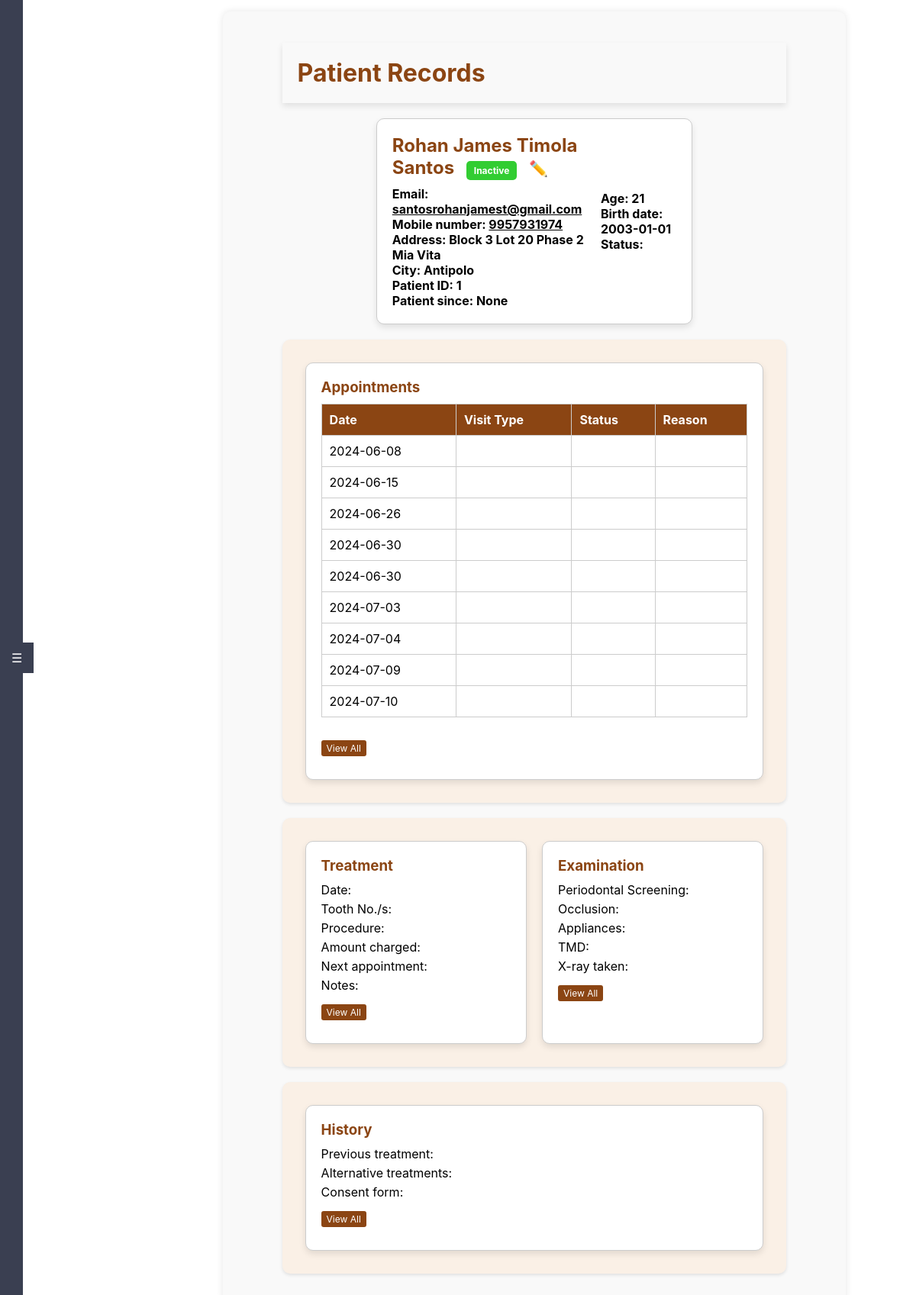
/overview/1, run on the app's committed database.
### tables this page shows
CREATE TABLE "patients" (
	"patient_id"	INTEGER,
	"econtact_id"	INTEGER,
	"estatus_id"	INTEGER,
	"patient_number"	TEXT,
	"first_name"	TEXT NOT NULL,
	"middle_name"	TEXT,
	"last_name"	TEXT NOT NULL,
	"dob"	NUMERIC NOT NULL,
	"phone"	INTEGER,
	"email"	TEXT UNIQUE,
	"address"	TEXT,
	"city"	TEXT,
	"next_appointment"	DATE,
	"last_appointment"	DATE,
	"register_date"	DATE,
	"medical_conditions"	TEXT,
	"current_medication"	TEXT,
	"sex"	TEXT,
	"marital_status"	TEXT,
	"occupation"	TEXT,
	PRIMARY KEY("patient_id" AUTOINCREMENT),
	FOREIGN KEY("econtact_id") REFERENCES "emergency_contacts"("econtact_id"),
	FOREIGN KEY("estatus_id") REFERENCES "employmentStatus"("estatus_id")
);

CREATE TABLE "Appointments" (
	"appointment_id"	INTEGER,
	"consultation_id"	INTEGER,
	"patient_id"	INTEGER,
	"dentist_id"	INTEGER,
	"appointment_date"	DATE NOT NULL,
	"start_time"	TIME NOT NULL,
	"end_time"	TIME NOT NULL,
	"status_id"	INTEGER,
	"chief_complaints"	TEXT,
	"procedures"	TEXT,
	"appointment_type"	TEXT NOT NULL,
	FOREIGN KEY("dentist_id") REFERENCES "dentists"("dentist_id"),
	PRIMARY KEY("appointment_id" AUTOINCREMENT),
	FOREIGN KEY("consultation_id") REFERENCES "Consultations"("consultation_id"),
	FOREIGN KEY("status_id") REFERENCES "Appointments"("status_id"),
	FOREIGN KEY("patient_id") REFERENCES "patients"("patient_id")
);

### app.py (the view)
@app.route('/overview/<int:patient_id>')
def overview(patient_id):
    conn = get_db_connection()
    patient = conn.execute('SELECT * FROM patients WHERE patient_id = ?', (patient_id,)).fetchone()
    if patient is None:
        flash('Patient not found!', 'danger')
        return redirect(url_for('dashboard'))
    birth_date = datetime.strptime(patient['dob'], '%Y-%m-%d')
    today = datetime.today()
    age = today.year - birth_date.year - ((today.month, today.day) < (birth_date.month, birth_date.day))
    patient = dict(patient)
    patient['age'] = age
    appointments = conn.execute('SELECT * FROM appointments WHERE patient_id = ?', (patient_id,)).fetchall()
    treatment = conn.execute('SELECT * FROM treatments WHERE patient_id = ?', (patient_id,)).fetchone()
    examination = conn.execute('SELECT * FROM examinations WHERE patient_id = ?', (patient_id,)).fetchone()
    medical_history = conn.execute('SELECT * FROM medical_history WHERE patient_id = ?', (patient_id,)).fetchone()
    conn.close()
    return render_template('overview.html',
                           patient=patient,
                           appointments=appointments,
                           treatment=treatment or {},
                           examination=examination or {},
                           medical_history=medical_history or {})

### app.py (called while the page is built)
def get_db_connection():
    conn = sqlite3.connect(app.config['DATABASE'], timeout=30)
    conn.execute('PRAGMA journal_mode=WAL')
    conn.row_factory = sqlite3.Row
    return conn

### templates/overview.html (shortened to what this page needs)
<!DOCTYPE html>
<html lang="en">
<head>
    <link rel="stylesheet" href="{{ url_for('static', filename='styles.css') }}">
</head>
<body class="overview-page">
    <div class="sidebar-tab" id="sidebarTab">☰</div>
    <div id="sidebar" class="sidebar">
        <ul>
            <li><a href="{{ url_for('dashboard') }}">Dashboard</a></li>
            <li><a href="#">Profile</a></li>
            <li><a href="{{ url_for('users') }}">Users</a></li>
            <li><a href="#">Treatment</a></li>
            <li><a href="#">Maintenance</a></li>
            <li><a href="{{ url_for('inventory') }}">Inventory</a></li>
            <li><a href="{{ url_for('reports') }}">Reports</a></li>
            <li><a href="#">Payments</a></li>
            <br>
            <br>
            <br>
            <br>
            <br>
            <br>
            <li><a href="#">Help</a></li>
            <li><a href="#">About</a></li>
            <li><a href="{{ url_for('logout') }}">Logout</a></li>
        </ul>
    </div>
    <div class="main-content">
        <div class="container">
            <h1 class="header">Patient Records</h1>
            <div class="patient-info box">
                <div>
                    <h2>{{ patient.first_name }} {{ patient.middle_name }} {{ patient.last_name }}
                        <span class="status-badge">{{ 'Active' if patient.is_active else 'Inactive' }}</span>
                        <a href="#" class="edit-btn">✏️</a>
                    </h2>
                    <p>Email: <a href="mailto:{{ patient.email }}">{{ patient.email }}</a></p>
                    <p>Mobile number: <a href="tel:{{ patient.phone }}">{{ patient.phone }}</a></p>
                    <p>Address: {{ patient.address }}</p>
                    <p>City: <strong>{{ patient.city }}</strong></p>
                    <p>Patient ID: {{ patient.patient_id }}</p>
                    <p>Patient since: {{ patient.register_date }}</p>
                </div>
                <div>
                    <p>Age: {{ patient.age }}</p>
                    <p>Birth date: {{ patient.dob }}</p>
                    <p>Status: {{ patient.status }}</p>
                </div>
            </div>
            <div class="section">
                <div class="box">
                    <h3>Appointments</h3>
                    <table class="appointment-table">
                        <thead>
                            <tr>
                                <th>Date</th>
                                <th>Visit Type</th>
                                <th>Status</th>
                                <th>Reason</th>
                            </tr>
                        </thead>
                        <tbody>
                            {% for appointment in appointments %}
                            <tr>
                                <td>{{ appointment.appointment_date }}</td>
                                <td>{{ appointment.visit_type }}</td>
                                <td><span class="appointment-status" style="background-color: {{ appointment.status_color }};">{{ appointment.status }}</span></td>
                                <td>{{ appointment.reason }}</td>
                            </tr>
                            {% endfor %}
                        </tbody>
                    </table>
                    <a href="#" class="view-all-btn">View All</a>
                </div>
            </div>
            <div class="section">
                <div class="box">
                    <h3>Treatment</h3>
                    <p>Date: {{ treatment.date }}</p>
                    <p>Tooth No./s: {{ treatment.tooth_numbers }}</p>
                    <p>Procedure: {{ treatment.procedure }}</p>
                    <p>Amount charged: {{ treatment.amount_charged }}</p>
                    <p>Next appointment: {{ treatment.next_appointment }}</p>
                    <p>Notes: {{ treatment.notes }}</p>
                    <a href="#" class="view-all-btn">View All</a>
                </div>
                <div class="box">
                    <h3>Examination</h3>
                    <p>Periodontal Screening: {{ examination.periodontal_screening }}</p>
                    <p>Occlusion: {{ examination.occlusion }}</p>
                    <p>Appliances: {{ examination.appliances }}</p>
                    <p>TMD: {{ examination.tmd }}</p>
                    <p>X-ray taken: {{ examination.xray }}</p>
                    <a href="{{ url_for('intraoral_exam', patient_id=patient.patient_id) }}" class="view-all-btn">View All</a>
                </div>
            </div>
            <div class="section">
                <div class="box">
                    <h3>History</h3>
                    <p>Previous treatment: {{ medical_history.previous_treatment }}</p>
                    <p>Alternative treatments: {{ medical_history.alternative_treatments }}</p>
                    <p>Consent form: {{ medical_history.consent_form }}</p>
                    <a href="#" class="view-all-btn">View All</a>
                </div>
            </div>
        </div>
    </div>
</body>
</html>

### data on the page
patients: first_name "Rohan James", middle_name "Timola", last_name "Santos", email "santosrohanjamest@gmail.com", phone "9957931974", address "Block 3 Lot 20 Phase 2 Mia Vita", city "Antipolo", patient_id "1", dob "2003-01-01"
Appointments: appointment_date "2024-06-08"
Appointments: appointment_date "2024-06-15"
Appointments: appointment_date "2024-06-26"
Appointments: appointment_date "2024-06-30"
Appointments: appointment_date "2024-06-30"
Appointments: appointment_date "2024-07-03"
Appointments: appointment_date "2024-07-04"
Appointments: appointment_date "2024-07-09"
Appointments: appointment_date "2024-07-10"

### other printed values
{{ 'Active' if patient.is_active else 'Inactive' }} "Inactive"
{{ patient.register_date }} "None"
{{ patient.age }} "21"
